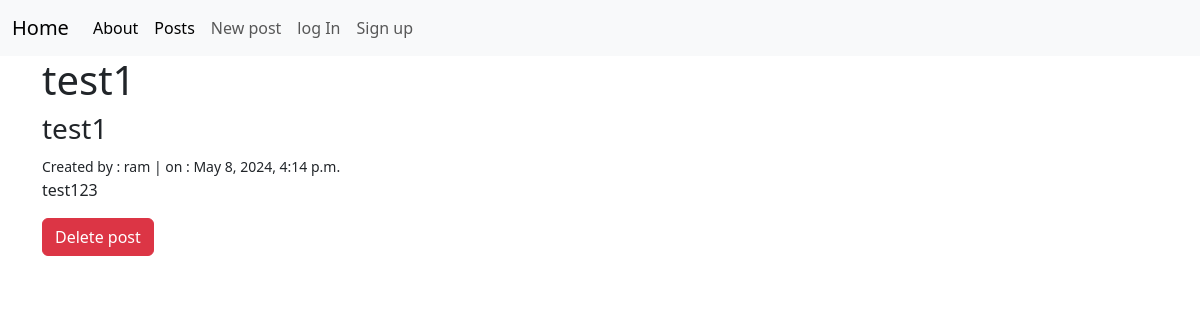
Screenshot of /posts/5/ with the database file from the repository.
### posts/models.py (models this page shows, shortened)
class Post(models.Model):
    title = models.CharField(max_length=128)
    subtitle = models.CharField(max_length=256)
    author = models.ForeignKey(
        get_user_model(),
        on_delete=models.CASCADE
    )
    body = models.TextField()
    created_on = models.DateTimeField(auto_now_add=True)
    status = models.ForeignKey(
        Status,
        on_delete=models.CASCADE
    )

### posts/views.py (the view)
# urls.py: path("<int:pk>/", views.PostDetailView.as_view(), name="detail"),
class PostDetailView(UserPassesTestMixin, DetailView):
    template_name = "posts/detail.html"
    model = Post
    def test_func(self):
        post = self.get_object()
        if post.status.name == "published":
            return True
        else:
            if post.status.name == "draft":
                return post.author == self.request.user
            elif post.status.name == "archived":
                if self.request.user:
                    return True
        return False

### templates/posts/detail.html (shortened to what this page needs)
{% extends 'base.html' %}
{% block content %}
<h1>{{ post.title }}</h1>
<h3> {{ post.subtitle }}</h3>
<small> Created by : {{post.author }} | on : {{ post.created_on }}</small>
<p>{{ post.body }}</p>
<a class="btn btn-danger" href="{% url 'delete' post.id %}">Delete post</a>
{% endblock content %}

### rows the page displays
Post: title "test1", subtitle "test1", author "ram", created_on "May 8, 2024, 4:14 p.m.", body "test123"
